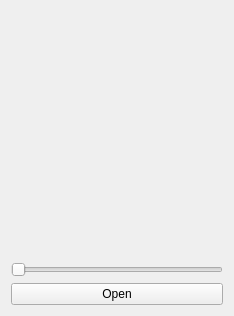
<?xml version="1.0" encoding="UTF-8"?>
<ui version="4.0">
 <class>ImageBlurerClass</class>
 <widget class="QMainWindow" name="ImageBlurerClass">
  <property name="geometry">
   <rect>
    <x>0</x>
    <y>0</y>
    <width>234</width>
    <height>316</height>
   </rect>
  </property>
  <property name="windowTitle">
   <string>ImageBlurer</string>
  </property>
  <widget class="QWidget" name="centralWidget">
   <layout class="QGridLayout" name="gridLayout">
    <item row="0" column="0">
     <layout class="QVBoxLayout" name="verticalLayout">
      <item>
       <widget class="QLabel" name="imageView">
        <property name="text">
         <string/>
        </property>
        <property name="alignment">
         <set>Qt::AlignCenter</set>
        </property>
       </widget>
      </item>
      <item>
       <widget class="QSlider" name="radius">
        <property name="maximum">
         <number>10</number>
        </property>
        <property name="orientation">
         <enum>Qt::Horizontal</enum>
        </property>
       </widget>
      </item>
      <item>
       <widget class="QPushButton" name="openFile">
        <property name="text">
         <string>Open</string>
        </property>
       </widget>
      </item>
     </layout>
    </item>
   </layout>
  </widget>
 </widget>
 <layoutdefault spacing="6" margin="11"/>
 <resources>
  <include location="ImageBlurer.qrc"/>
 </resources>
 <connections/>
</ui>
